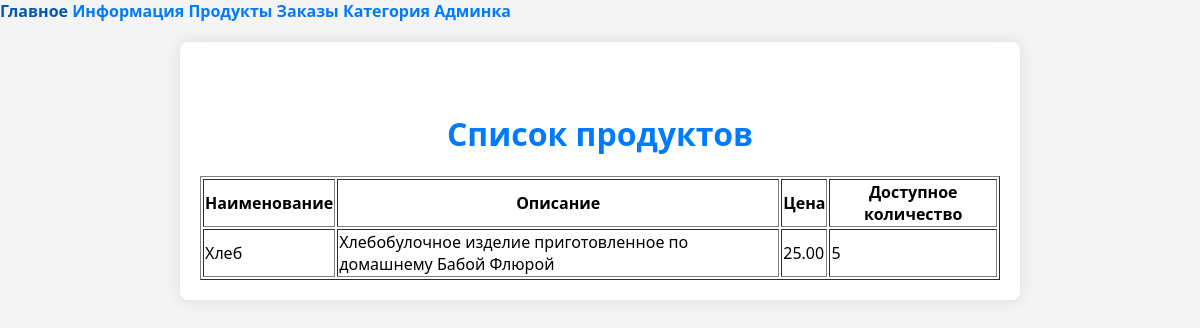
/products/, run on an earlier commit of the app's database.
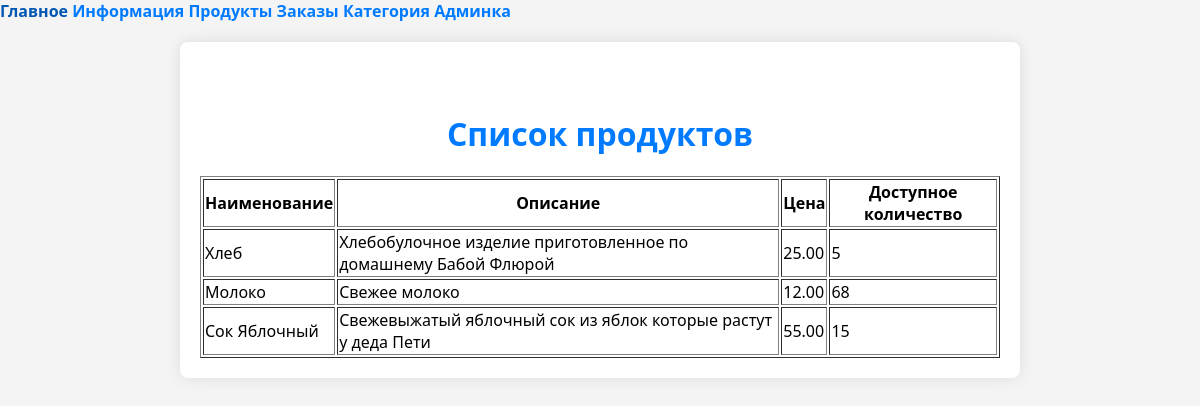
And on a later commit of the database.
### core/models.py (models this page shows, shortened)
class Product(models.Model):
    name = models.CharField(max_length=255)
    description = models.TextField()
    price = models.DecimalField(max_digits=10, decimal_places=2)
    available_quantity = models.PositiveIntegerField(default=0)

### core/views.py (the view)
# urls.py: path('products/', Products.as_view(), name = 'products'),
class Products(View):
    def get(self, request):
        products = Product.objects.all()
        return render(request, 'core/products.html', {'products': products})

### core/templates/core/products.html
{% extends 'core/base.html' %}
{% block content %}
  <h1>Список продуктов</h1>
  <table border="1">
    <thead>
      <tr>
        <th>Наименование</th>
        <th>Описание</th>
        <th>Цена</th>
        <th>Доступное количество</th>
      </tr>
    </thead>
    <tbody>
      {% for product in products %}
        <tr>
          <td>{{ product.name }}</td>
          <td>{{ product.description }}</td>
          <td>{{ product.price }}</td>
          <td>{{ product.available_quantity }}</td>
        </tr>
      {% endfor %}
    </tbody>
  </table>
{% endblock %}

### core/templates/core/base.html (shortened to what this page needs)
<!DOCTYPE html>
<html lang="en">
<head>
    {% load static %}
    <link rel="stylesheet" type="text/css" href="{% static 'core/css/syles.css' %}">
</head>
<body>
    <div class="sidenav">
        <a href="{% url 'homepage' %}">Главное</a>
        <a href="{% url 'info' %}">Информация</a>
        <a href="{% url 'products' %}">Продукты</a>
        <a href="{% url 'orders' %}">Заказы</a>
        <a href="{% url 'categories' %}">Категория</a>
        <a href="{% url 'admin:index' %}">Админка</a>
    </div>
    <main>
        {% block content %}{% endblock %}
    </main>
</body>
</html>

### core/static/core/css/syles.css (style rules this page uses)
body { margin: 0; padding: 0; font-family: 'Segoe UI', Tahoma, Geneva, Verdana, sans-serif; background-color: #f4f4f4; box-sizing: border-box; }
main { max-width: 800px; margin: 20px auto; padding: 20px; background-color: #fff; box-shadow: 0 0 15px rgba(0, 0, 0, 0.1); border-radius: 8px; }
h1 { color: #007BFF; text-align: center; margin-top: 50px; font-size: 2em; }
a { color: #007BFF; text-decoration: none; font-weight: bold; transition: color 0.3s; }
table { margin: 0 auto; }

What changed in the data, as far as the page shows it:
added Product: name "Молоко", description "Свежее молоко", price "12.00", available_quantity "68"
added Product: name "Сок Яблочный", description "Свежевыжатый яблочный сок из яблок которые растут у деда Пети", price "55.00", available_quantity "15"
